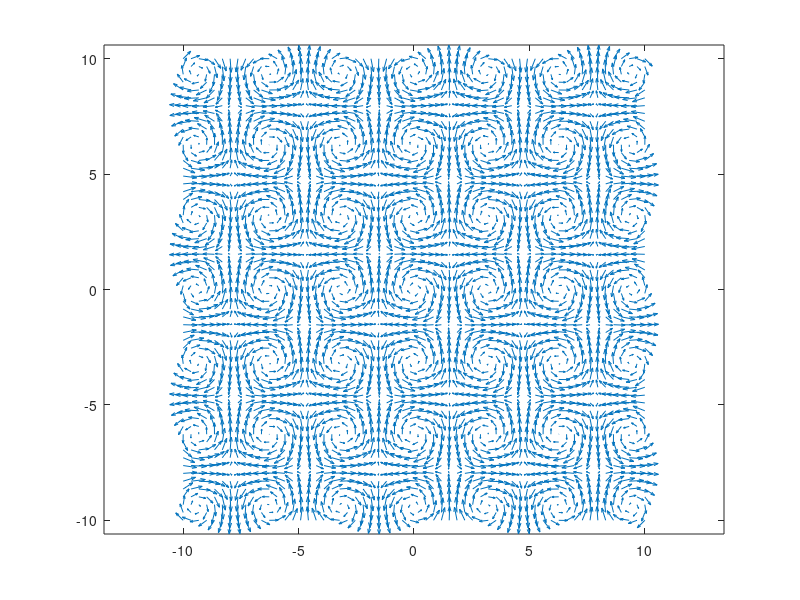

The MATLAB script that drew this image:
dx = linspace(-10,10,60);
dy = linspace(-10,10,60);

[x,y] = meshgrid(dx,dy);

u = cos(x).*sin(y);
v = -sin(x).*cos(y);
quiver(x,y,u,v,1.5)
axis equal